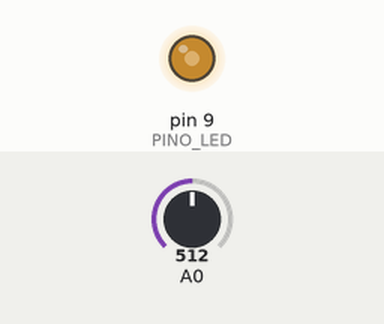
Recording of a sketch running on a simulated Arduino Uno, built with avr-gcc and run on an emulated ATmega328P. Shown: output pins drawn as LEDs (lit = HIGH). Inputs (shaded band) come from the test bench; at power-on: A0 = 512.

Above: at 1.2 s.
1.3 s: A0 set to 716
At 1.7 s:
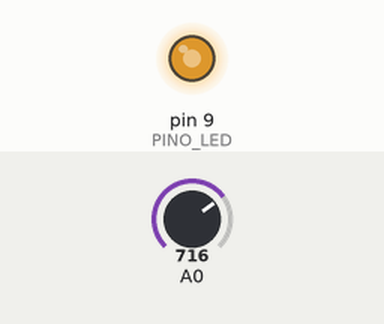
2.8 s: A0 set to 900
At 4.0 s:
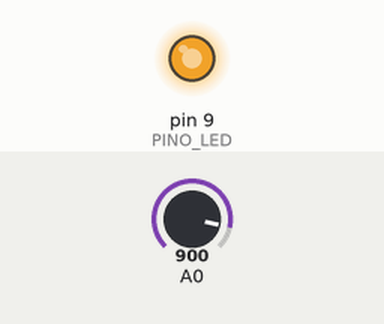
4.3 s: A0 set to 122
At 5.2 s:
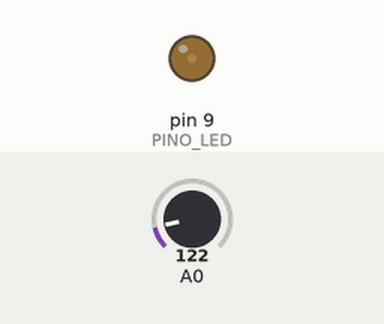
5.8 s: A0 set to 0
At 6.4 s:
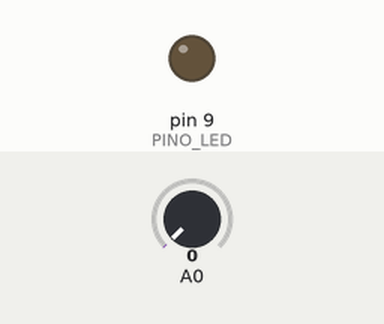
7.3 s: A0 set to 511
At 8.7 s:
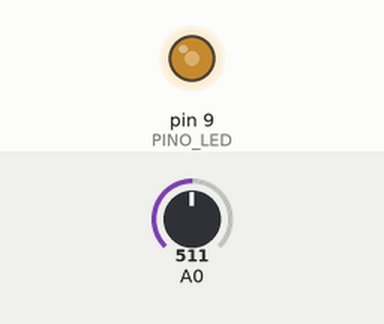
Timing chart, 0 to 9.8 s (numbered marks = the images above; inputs shaded):
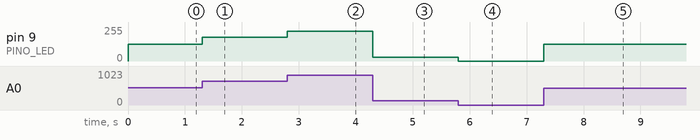

Measured:
- after the input at 1.3 s, pin 9 (PINO_LED): 127/255 → 178/255 at once
- after the input at 2.8 s, pin 9 (PINO_LED): 178/255 → 224/255 at once
- after the input at 4.3 s, pin 9 (PINO_LED): 224/255 → 30/255 at once
- after the input at 5.8 s, pin 9 (PINO_LED): 30/255 → 0/255 at once
- after the input at 7.3 s, pin 9 (PINO_LED): 0/255 → 127/255 at once

The sketch:

aula09_nivel2.ino
```cpp
// Aula 9 – Nível 2: Dimmer com potenciômetro
// pecas: pot A0; led 9 azul
// O potenciômetro controla o brilho do LED
#include <Arduino.h>                             // funções do Arduino (pinMode, digitalWrite, delay...)
#define PINO_LED 9                               // LED no pino 9

void setup() {                                   // roda uma vez, quando a placa liga
  pinMode(PINO_LED, OUTPUT);                     // PINO_LED como saída
}

void loop() {                                    // repete para sempre
  int leitura = analogRead(A0);                  // 0 a 1023
  int brilho = map(leitura, 0, 1023, 0, 255);    // converte para 0 a 255
  analogWrite(PINO_LED, brilho);                 // PWM: brilho de 0 a 255
}
```
